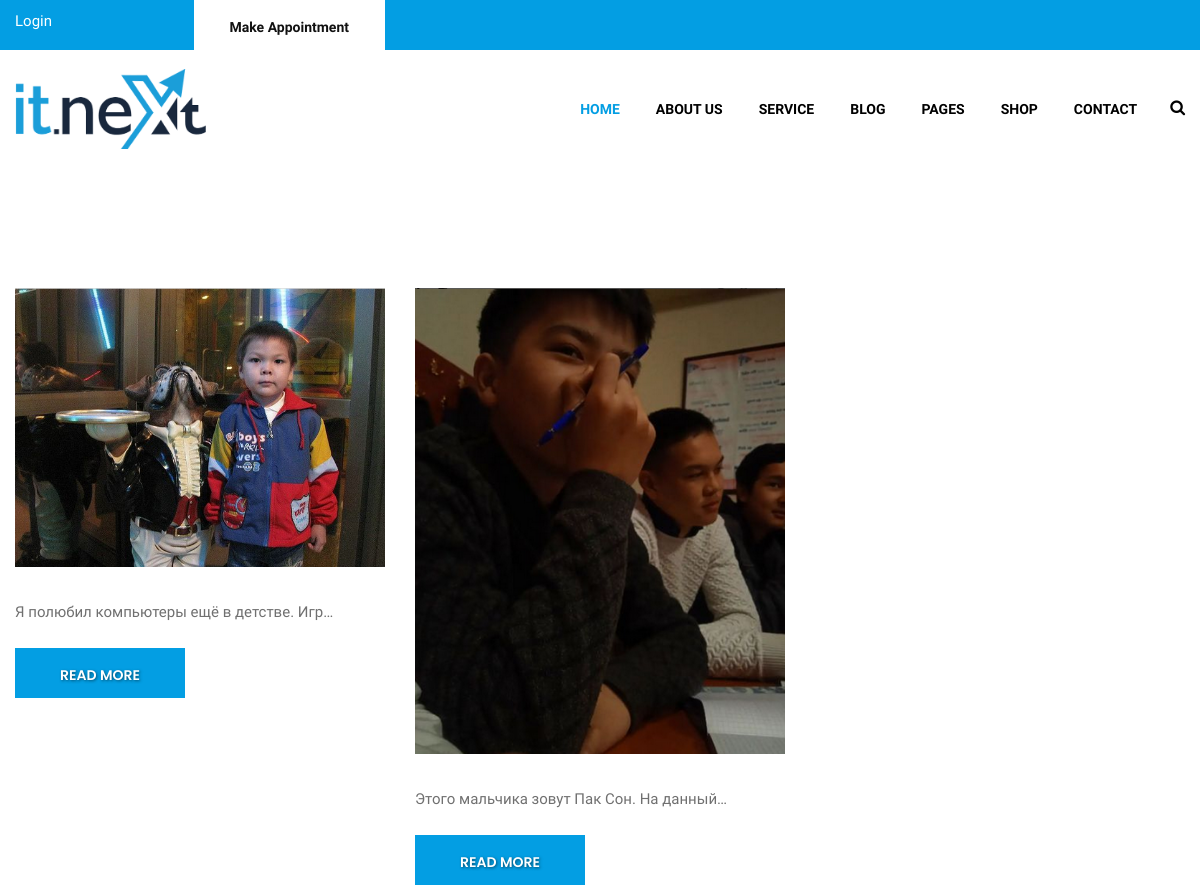
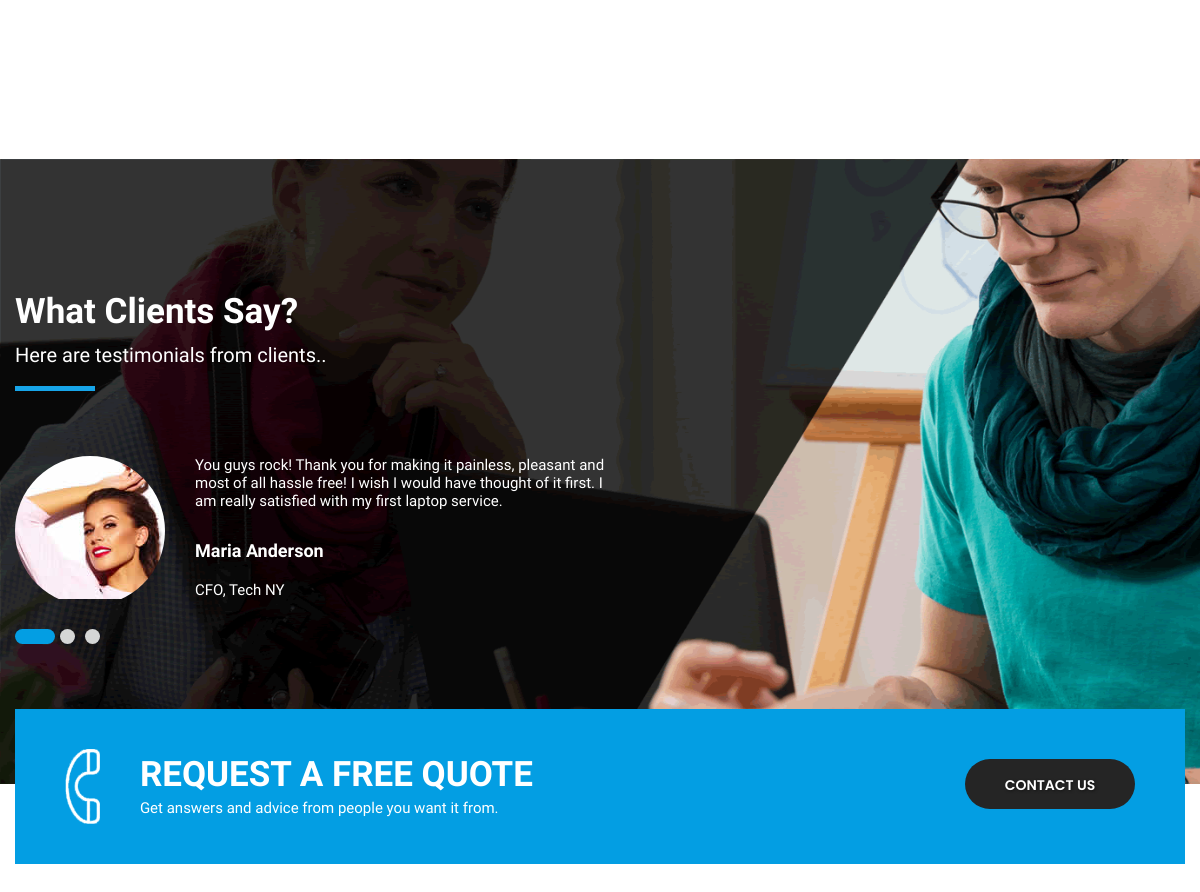
/category/5/ (upper part), run on an earlier commit of the app's database (2 pictures, top to bottom).
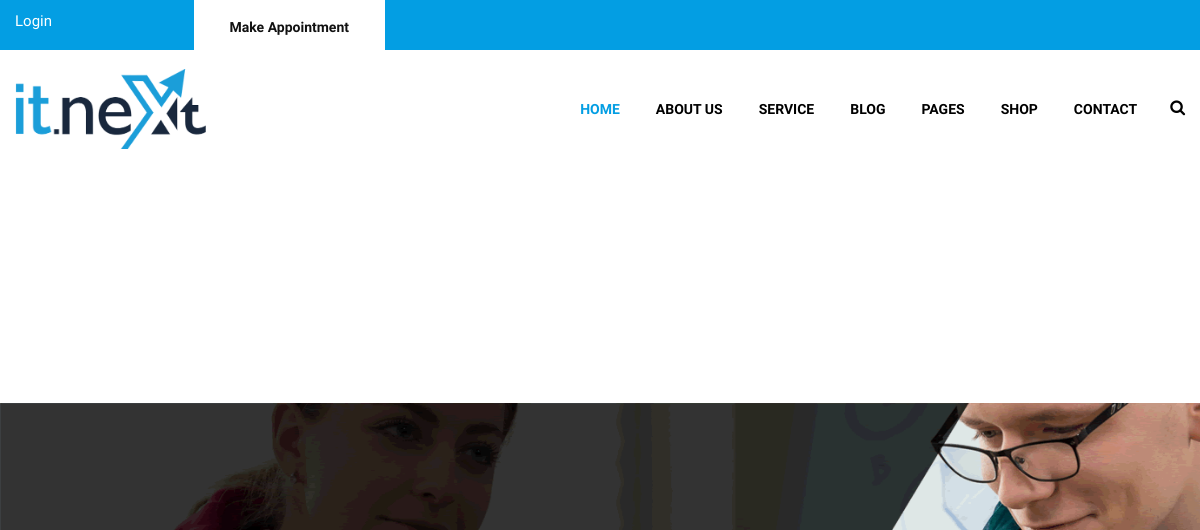
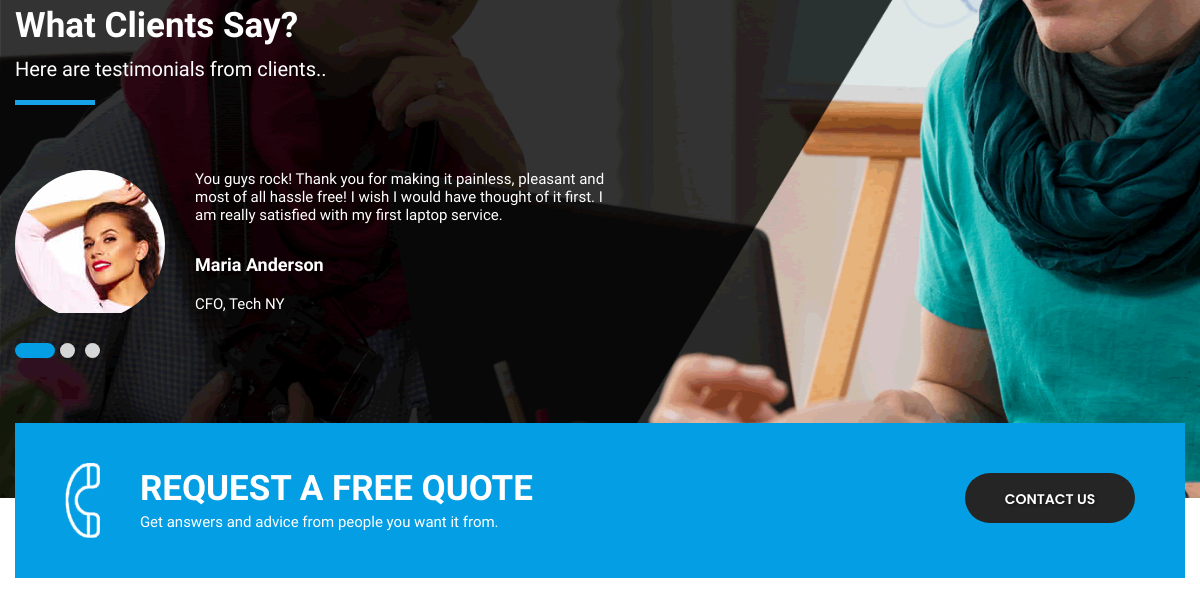
And on a later commit of the database (2 pictures, top to bottom).
### itnext/models.py (models this page shows, shortened)
class Blog(models.Model):
    TOPICS = (('Marketting', 'Marketting'), ('Economics', 'Economics'))
    image = models.ImageField(upload_to='image/blogs/', blank=True)
    title = models.CharField(max_length=100, blank=True)
    topic = models.CharField(max_length=100, choices=TOPICS, blank=True)
    date = models.DateTimeField(auto_now_add=True)
    content = models.TextField(blank=True)
    views = models.IntegerField(default=0, verbose_name='Кол-во просмотров')
    tags = models.ManyToManyField(Tag,blank=True ,related_name='blogs')
    category = models.ForeignKey('Category', on_delete=models.PROTECT, related_name='blogs')

### itnext/views.py (the view)
# urls.py: path('category/<int:category_id>/', CategoryView.as_view(), name='category')
class CategoryView(ListView):
    model = Blog
    template_name = 'blog_by_category.html'
    context_object_name = 'blogs'
    def get_queryset(self):
        qs = super(CategoryView, self).get_queryset()
        return qs.filter(category__id=int(self.kwargs['category_id']))

### templates/blog_by_category.html (shortened to what this page needs)
{%extends 'base.html'%}
{%block content%}
<div class="section padding_layout_1 service_list">
  <div class="container">
    <div class="row">
      {%for blog in blogs%}
      <div class="col-md-4 service_blog margin_bottom_50">
        <div class="full">
          <div class="service_img"> <img class="img-responsive" src="{{blog.image.url}}" alt="#" /> </div>
          <div class="service_cont">
            <p>{{blog.content|truncatechars:40}}</p>
            <div class="bt_cont"> <a class="btn sqaure_bt" href="/blogs/{{blog.id}}">Read More</a> </div>
          </div>
        </div>
      </div>
      {%endfor%}
    </div>
  </div>
</div>
{%endblock%}

What changed in the data, as far as the page shows it:
removed Blog: image (picture), content "Я полюбил компьютеры ещё в детстве. Игр…"
removed Blog: image (picture), content "Этого мальчика зовут Пак Сон. На данный…"
